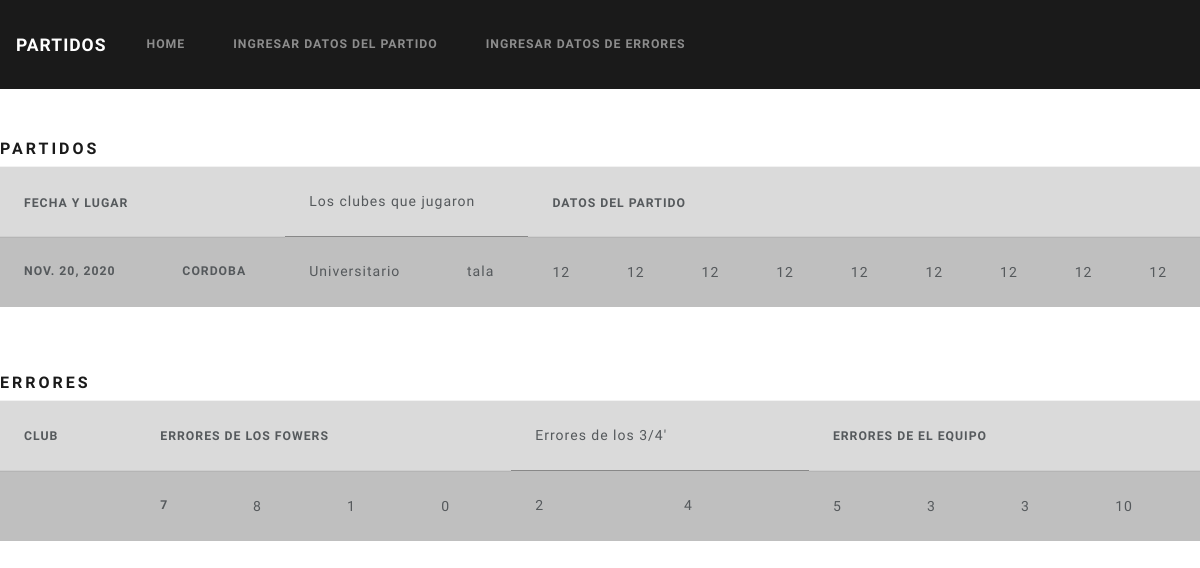
/partidos, run on the app's committed database.
### core/models.py (models this page shows)
class Partido(models.Model):
    fecha = models.DateField(blank=False, primary_key=True)
    lugar = models.CharField(max_length=50)
    equipo_1 = models.ForeignKey('Equipo', on_delete= models.CASCADE, related_name = 'tuEquipo')
    equipo_2 = models.ForeignKey('Equipo', on_delete= models.CASCADE, related_name = 'OtroEquipo')
    numLine=models.IntegerField(blank=False)
    numScrum=models.IntegerField(blank=False)
    numPenales=models.IntegerField(blank=False)
    tri=models.IntegerField(blank=False)
    numConversiones=models.IntegerField(blank=False)
    numDrop=models.IntegerField(blank=False)
    numTacles=models.IntegerField(blank=False)
    numMaul=models.IntegerField(blank=False)
    numRuck=models.IntegerField(blank=False)
    cantPases=models.IntegerField(blank=False)

class Equipo(models.Model):
    club=models.CharField(max_length=35, primary_key=True)
    division=models.CharField(max_length=1, )
    cantJugadores=models.IntegerField(null = False)
    amonestados=models.IntegerField(null = False)
    expulsados=models.IntegerField(null = False)

class Error(models.Model):
    numLinePerdidos=models.IntegerField(blank=False)
    numScrumPerdidos=models.IntegerField(blank=False)
    numPenalesEnContra=models.IntegerField(blank=False)
    numPelotasCaidas=models.IntegerField(blank=False)
    numConversionesErrados=models.IntegerField(blank=False)
    numTaclesErrados=models.IntegerField(blank=False)
    numPaseFoword=models.IntegerField(blank=False)
    numDropErrados=models.IntegerField(blank=False)
    numMaulErrados=models.IntegerField(blank=False)
    numRuckErrados=models.IntegerField(blank=False)

### core/views.py (the view)
# urls.py: path('partidos', views.partido, name="partidos"),
def partido(request):
    partidos = Partido.objects.all()
    errores = Error.objects.all()
    return render(request, "partidos.html", locals())

### templates/partidos.html (shortened to what this page needs)
{% load staticfiles %}
<!DOCTYPE html>
<html>
    <head>
        <link rel="stylesheet" href="{% static 'css/bootstrap.min.css' %}">
    </head>
    <nav class="navbar navbar-expand-lg navbar-dark bg-primary">
        <a class="navbar-brand">Partidos</a>
        <div class="collapse navbar-collapse" id="navbarColor01">
          <ul class="navbar-nav mr-auto">
            <li class="nav-item">
              <a class="nav-link" href="{% url 'home' %}">home</a>
            </li>
            <li class="nav-item">
              <a class="nav-link" href="{% url 'inputPartido' %}">Ingresar Datos del Partido</a>
            </li>
            <li class="nav-item">
              <a class="nav-link" href="{% url 'inputError' %}">Ingresar Datos de Errores</a>
            </li>
        </div>
      </nav>
      <div style="width: 50px; height: 50px;"></div>
      <h5>Partidos</h5>
      <table class="table table-hover">
        <thead>
          <tr class="table-active">
            <th scope="col" colspan="2">Fecha y Lugar</th>
            <td scope="col" colspan="2">Los clubes que jugaron</td>
            <th scope="col" colspan="9">Datos del Partido</th>
          </tr>
        </thead>
        {% for partido in partidos %}
        <tbody>
          <tr class="table-primary">
            <th >{{partido.fecha}}</th>
            <th >{{partido.lugar}}</th>
            <td>{{partido.equipo_1.club}}</td>
            <td>{{partido.equipo_2.club}}</td>
            <td id="line">{{partido.numLine}}</td>
            <td id="scrum">{{partido.numScrum}}</td>
            <td id="maul">{{partido.numMaul}}</td>
            <td id="ruck">{{partido.numRuck}}</td>
            <td id="conver">{{partido.numConversiones}}</td>
            <td id="drop">{{partido.numDrop}}</td>
            <td id="penal">{{partido.numPenales}}</td>
            <td id="pases">{{partido.cantPases}}</td>
            <td id="tacles">{{partido.numTacles}}</td>
          </tr>
        </tbody>
        {% endfor %}
      </table>
      <div style="width: 50px; height: 50px;"></div>
      <h5>Errores</h5>
      <table class="table table-hover">
        <thead>
          <tr class="table-active">
            <th scope="col" colspan="1">Club</th>
            <th scope="col" colspan="4">Errores de los Fowers</th>
            <td scope="col" colspan="2">Errores de los 3/4'</td>
            <th scope="col" colspan="4">Errores de el Equipo</th>
          </tr>
        </thead>
        {% for error in errores %}
        <tbody>
          <tr class="table-primary">
            <th >{{error.equipo.club}}</th>
            <th >{{error.numLinePerdidos}}</th>
            <td>{{error.numScrumPerdidos}}</td>
            <td>{{error.numMaulErrados}}</td>
            <td>{{error.numRuckErrados}}</td>
            <td>{{error.numConversionesErrados}}</td>
            <td>{{error.numDropErrados}}</td>
            <td>{{error.numPenalesEnContra}}</td>
            <td>{{error.numPelotasCaidas}}</td>
            <td>{{error.numPaseFoword}}</td>
            <td>{{error.numTaclesErrados}}</td>
          </tr>
        </tbody>
        {% endfor %}
      </table>
</html>

### data on the page
Partido: fecha "NOV. 20, 2020", lugar "CORDOBA", equipo_1.club "Universitario", equipo_2.club "tala", numLine "12", numScrum "12", numMaul "12", numRuck "12", numConversiones "12", numDrop "12", numPenales "12", cantPases "12", numTacles "12"
Error: numLinePerdidos "7", numScrumPerdidos "8", numMaulErrados "1", numRuckErrados "0", numConversionesErrados "2", numDropErrados "4", numPenalesEnContra "5", numPelotasCaidas "3", numPaseFoword "3", numTaclesErrados "10"
